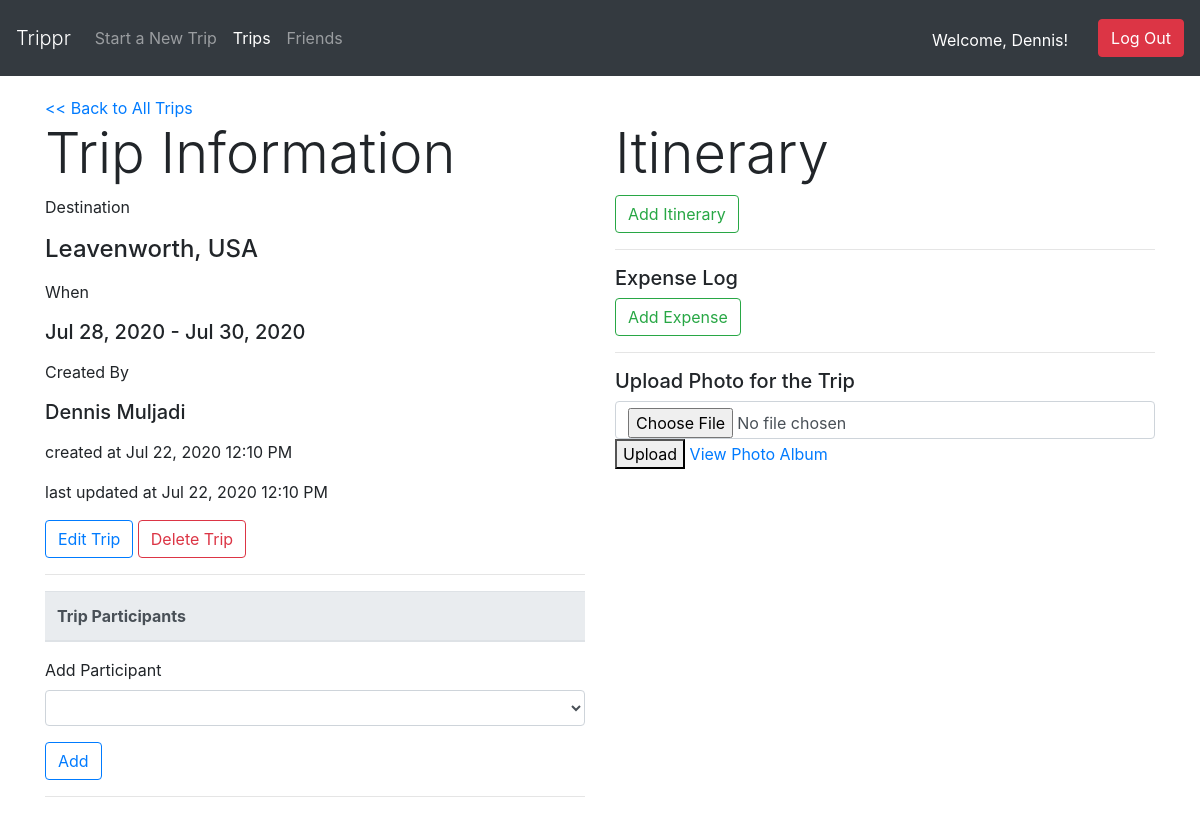
The app's page /dashboard/trips/1 (signed in), older data.
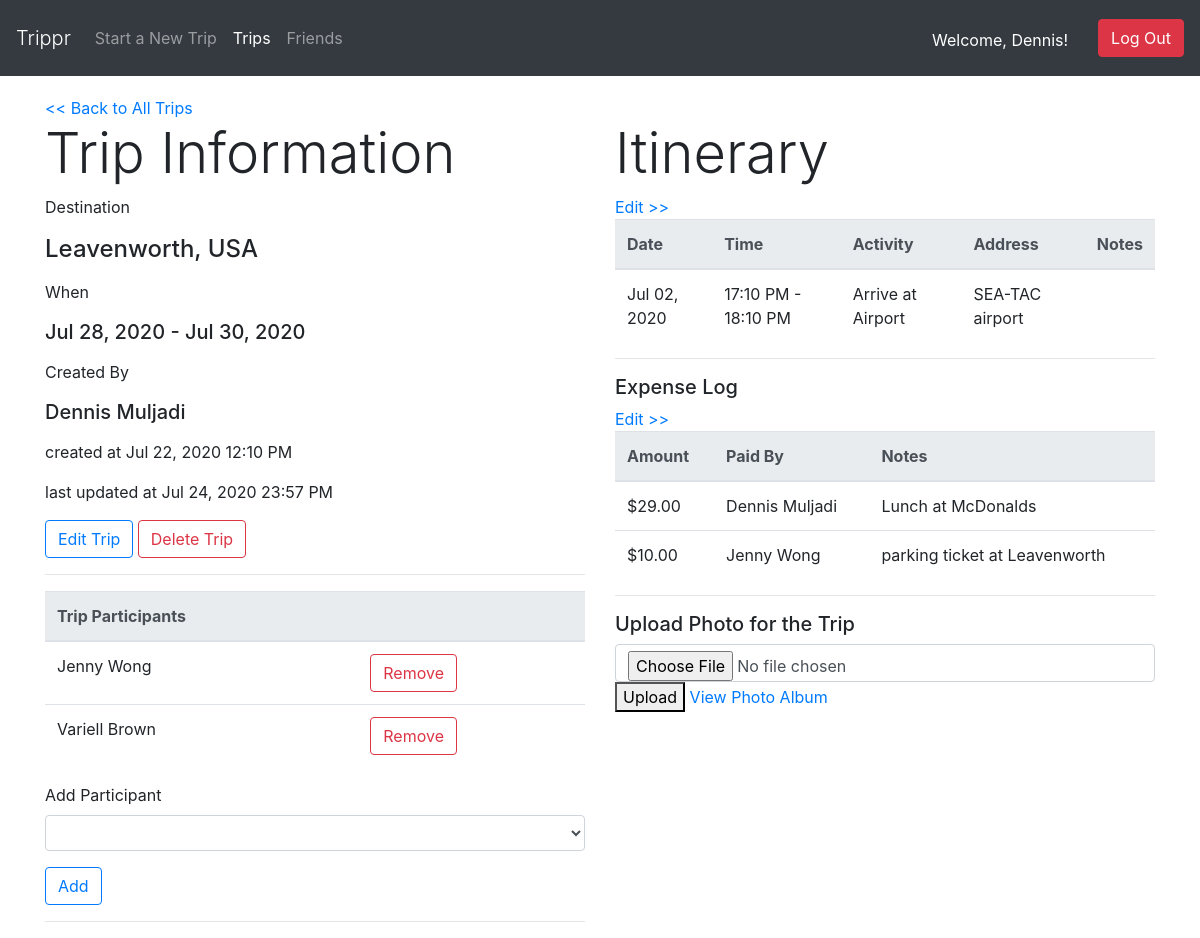
The same page, newer data.
### trip_app/models.py (models this page shows)
class Trip(models.Model):
    city = models.CharField(max_length=255)
    country = models.CharField(max_length=255)
    state = models.CharField(max_length=255,blank=True)
    place = models.CharField(max_length=255,blank=True)
    start_date = models.DateField()
    end_date = models.DateField()
    created_by = models.ForeignKey(User, related_name="trips_created", on_delete=models.CASCADE)
    users_joined = models.ManyToManyField(User, related_name="trips_joined")
    created_at = models.DateTimeField(auto_now_add=True)
    updated_at = models.DateTimeField(auto_now=True)
    objects = TripManager()

class Itinerary(models.Model):
    date = models.DateField()
    start_time = models.TimeField()
    end_time = models.TimeField()
    activity = models.CharField(max_length=255)
    address = models.CharField(max_length=255, blank=True)
    notes = models.TextField()
    trip = models.ForeignKey(Trip, related_name="trip_activities", on_delete=models.CASCADE)
    created_at = models.DateTimeField(auto_now_add=True)
    updated_at = models.DateTimeField(auto_now=True)
    objects = TripManager()

class Expense(models.Model):
    amount = models.DecimalField(decimal_places=2, max_digits=100)
    paid_by = models.ForeignKey(User, related_name="expenses_paid", on_delete=models.CASCADE)
    notes = models.TextField()
    trip = models.ForeignKey(Trip, related_name="trip_expenses", on_delete=models.CASCADE)
    created_at = models.DateTimeField(auto_now_add=True)
    updated_at = models.DateTimeField(auto_now=True)
    objects = TripManager()

### login_register_app/models.py (models this page shows)
class User(models.Model):
    first_name = models.CharField(max_length=255)
    last_name = models.CharField(max_length=255)
    birthday = models.DateField()
    email = models.CharField(max_length=255)
    password = models.CharField(max_length=255)
    friends = models.ManyToManyField('self')
    prof_pic = models.ImageField(upload_to='profile_image', blank=True, null=True)
    created_at = models.DateTimeField(auto_now_add=True)
    updated_at = models.DateTimeField(auto_now=True)
    objects = UserManager()

### trip_app/views.py (the view)
# urls.py: path('trips/<int:trip_id>', views.view_dashboard),
def view_dashboard(request, trip_id):
    if 'delete_trip' in  request.GET:
        return redirect(f'/dashboard/trips/{trip_id}/remove')
    context = {
        "curr_user": User.objects.get(id=request.session['user_id']),
        "curr_trip": Trip.objects.get(id=trip_id)
    }
    return render(request, 'view_trip.html', context)

### trip_app/templates/view_trip.html (shortened to what the changed rows need)
<!DOCTYPE html>
<html lang="en">
<head>
    <link rel="stylesheet" href="https://stackpath.bootstrapcdn.com/bootstrap/4.5.0/css/bootstrap.min.css">
    {% load static %}
    <link rel="stylesheet" type="text/css" href="{% static 'css/style.css' %}">
</head>
<body>
    <div class="container">
        <div class="row justify-content-center">
            <div class="col-6">
                <h4 class="display-4">Trip Information</h4>
                <div class="form-group">
                    <p>Destination</p>
                    <h4>{{ curr_trip.city }}, {{ curr_trip.country }}</h4>
                </div>
                <div class="form-group">
                    <p>When</p>
                    <h5>{{ curr_trip.start_date|date:'M d, Y' }} - {{ curr_trip.end_date|date:'M d, Y' }}</h5>
                </div>
                <div class="form-group">
                    <p>Created By</p>
                    <h5>{{ curr_trip.created_by.first_name|title }} {{ curr_trip.created_by.last_name|title }}</h5>
                </div>
                <p class="info">created at {{ curr_trip.created_at|date:'M d, Y H:i A' }}</p>
                <p class="info">last updated at {{ curr_trip.updated_at|date:'M d, Y H:i A' }}</p>
                {% if curr_user == curr_trip.created_by %}
                <form action="/dashboard/trips/edit/{{ curr_trip.id }}" method="GET">
                    <button type="submit" class="btn btn-outline-primary">Edit Trip</button>
                    <button type="submit" name="cancel_trip" class="btn btn-outline-danger">Delete Trip</button>
                </form>
                {% endif %}
                <hr>
                <table class="table">
                    <thead class="thead-light">
                        <tr>
                            <th>Trip Participants</th>
                            <th></th>
                        </tr>
                    </thead>
                    <tbody>
                        {% for participant in curr_trip.users_joined.all %}
                        {% if participant != curr_trip.created_by %}
                        <tr>
                            <td>{{ participant.first_name|title }} {{ participant.last_name|title }}</td>
                            {% if curr_user == curr_trip.created_by %}
                            <td>
                                <form action="/dashboard/trips/{{ curr_trip.id }}/participate" method="POST">
                                    <button type="submit" class="btn btn-outline-danger">Remove</button>
                                </form>
                            </td>
                            {% else %}
                            <td></td>
                            {% endif %}
                        </tr>
                        {% endif %}
                        {% endfor %}
                    </tbody>
                </table>
                <form action="/dashboard/trips/{{ curr_trip.id }}/participate" method="POST">
                    <div class="form-group">
                    </div>
                    <button type="submit" class="btn btn-outline-primary">Add</button>
                    <hr>
                </form>
            </div>
            <div class="col-6">
                <h4 class="display-4">Itinerary</h4>
                {% if curr_trip.trip_activities.all %}
                <a href="/dashboard/trips/{{ curr_trip.id }}/itinerary">Edit >></a>
                <table class="table">
                    <thead class="thead-light">
                        <tr>
                            <th>Date</th>
                            <th>Time</th>
                            <th>Activity</th>
                            <th>Address</th>
                            <th>Notes</th>
                        </tr>
                    </thead>
                    <tbody>
                        {% for activity in curr_trip.trip_activities.all %}
                        <tr>
                            <td>{{ activity.date|date:"M d, Y" }}</td>
                            <td>{{ activity.start_time|time:"H:i A" }} - {{ activity.end_time|time:"H:i A" }}</td>
                            <td>{{ activity.activity }}</td>
                            <td>{{ activity.address }}</td>
                            <td>{{ activity.notes }}</td>
                        </tr>
                        {% endfor %}
                    </tbody>
                </table>
                {% else %}
                <form action="/dashboard/trips/{{ curr_trip.id }}/itinerary">
                    <button type="submit" class="btn btn-outline-success">Add Itinerary</button>
                </form>
                {% endif %}
                <hr>
                <h5>Expense Log</h5>
                {% if curr_trip.trip_expenses.all %}
                <a href="/dashboard/trips/{{ curr_trip.id }}/expense">Edit >></a>
                <table class="table">
                    <thead class="thead-light">
                        <tr>
                            <th>Amount</th>
                            <th>Paid By</th>
                            <th>Notes</th>
                        </tr>
                    </thead>
                    <tbody>
                        {% for expense in curr_trip.trip_expenses.all %}
                        <tr>
                            <td>${{ expense.amount }}</td>
                            <td>{{ expense.paid_by.first_name|title }} {{ expense.paid_by.last_name|title }}</td>
                            <td>{{ expense.notes }}</td>
                        </tr>
                        {% endfor %}
                    </tbody>
                </table>
                {% else %}
                <form action="/dashboard/trips/{{ curr_trip.id }}/expense">
                    <button type="submit" class="btn btn-outline-success">Add Expense</button>
                </form>
                {% endif %}
                <hr>
                <form action="" method="POST" enctype="multipart/form-data">
                    <div class="form-group">
                    </div>
                </form>
            </div>
        </div>
    </div>
</body>
</html>

Row changes from the older to the newer data that the page shows:
changed Trip "Leavenworth": updated_at "Jul 22, 2020 12:10 PM" → "Jul 24, 2020 23:57 PM"
added User: first_name "Jenny", last_name "Wong"
added User: first_name "Variell", last_name "Brown"
added Itinerary: date "Jul 02, 2020", start_time "17:10 PM", end_time "18:10 PM", activity "Arrive at Airport", address "SEA-TAC airport"
added Expense: amount "29.00", paid_by.first_name "Dennis", paid_by.last_name "Muljadi", notes "Lunch at McDonalds"
added Expense: amount "10.00", paid_by.first_name "Jenny", paid_by.last_name "Wong", notes "parking ticket at Leavenworth"
Text that changed along with them:
text no longer shown: "Add Itinerary Add Expense"
text now shown: "Edit >> Date Time Activity Address Notes Edit >> Amount Paid By Notes"
